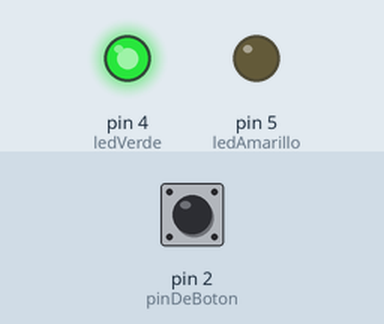
Simulated run of this sketch. Board: Arduino Uno, built with avr-gcc and run on an emulated ATmega328P. On the bench: output pins drawn as LEDs (lit = HIGH). The test bench sets the inputs (shaded band); at power-on: pin 2 (pinDeBoton) LOW.

Above: at 1.2 s.
1.3 s: pin 2 (pinDeBoton) pulled HIGH for 0.15 s
At 2.5 s:
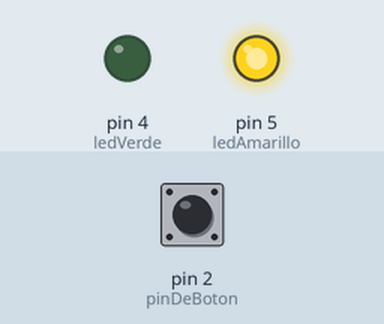
2.9 s: pin 2 (pinDeBoton) pulled HIGH for 1 s
At 3.8 s:
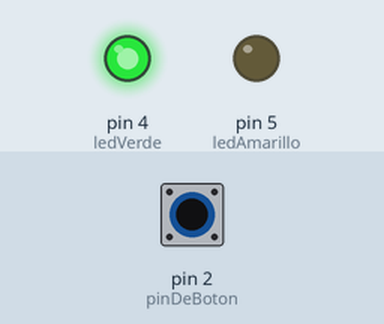
5.4 s: pin 2 (pinDeBoton) pulled HIGH for 3.2 s
At 5.8 s:
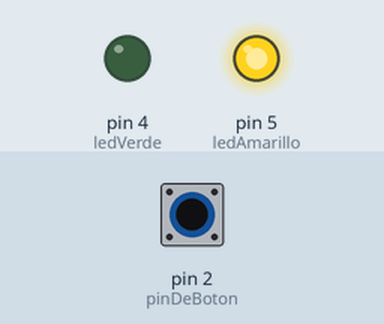
Timing chart, 0 to 8.4 s (numbered marks = the images above; inputs shaded):
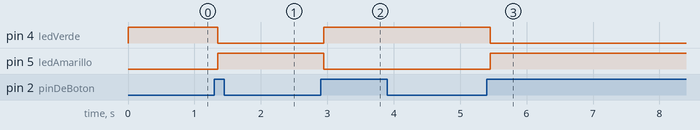

The sketch:

dosLedsUnBoton.ino
```cpp
/*
  El circuito:
  - LED desde el pin (pin 4 en este ejemplo) hasta tierra a través de una resistencia de 220 omh
  - Botón desde pin 2 a +5V
  - Resistencia de 10 kilohmios desde pin 2 a tierra

  https://www.arduino.cc/en/Tutorial/BuiltInExamples/Debounce
*/
const int pinDeBoton = 2;  // El número del pin que recibirá la señal de que el botón ha sido presionado
const int ledVerde = 4;    // El pin al que está conectado el led
const int ledAmarillo = 5;

int estadoLed = HIGH;        // El estado actual de salida para el led
int estadoDelBoton;            // La lectura actual del pin de entrada
int ultimoEstadoDelBoton = LOW;  // La lectura anterior del pin de entrada

unsigned long ultimoMomentoDeRebote = 0;  // El último momento que el pin de salida fue activado
unsigned long delayRebote = 50;    // El tiempo de rebote. Se puede aumentar manualmente si el mismo es muy bajo

void setup() {
  pinMode(pinDeBoton, INPUT);
  pinMode(ledVerde, OUTPUT);
  pinMode(ledAmarillo, OUTPUT);

  // Damos un valor inicial al led
  digitalWrite(ledVerde, estadoLed);
}

void loop() {
  leoBoton();
  digitalWrite(ledVerde, estadoLed);
  digitalWrite(ledAmarillo, !estadoLed);
}

void leoBoton(){
  int lectura = digitalRead(pinDeBoton);

  if (lectura != ultimoEstadoDelBoton) {
    ultimoMomentoDeRebote = millis();
  }

  if ((millis() - ultimoMomentoDeRebote) > delayRebote) {
    if (lectura != estadoDelBoton) {
      estadoDelBoton = lectura;

      if (estadoDelBoton == HIGH) {
        estadoLed = !estadoLed;
      }
    }
  }

  ultimoEstadoDelBoton = lectura;
}
```

Measured:
- after the input at 1.3 s, pin 4 (ledVerde): HIGH → LOW after 0.05 s; pin 5 (ledAmarillo): LOW → HIGH after 0.05 s
- after the input at 2.9 s, pin 4 (ledVerde): LOW → HIGH after 0.05 s; pin 5 (ledAmarillo): HIGH → LOW after 0.05 s
- after the input at 5.4 s, pin 4 (ledVerde): HIGH → LOW after 0.05 s; pin 5 (ledAmarillo): LOW → HIGH after 0.05 s
